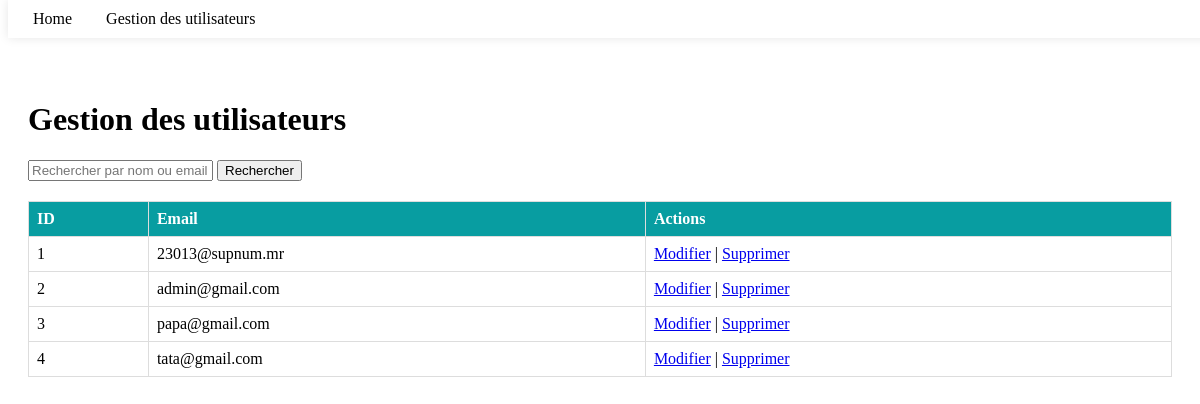
/users/, run on the app's committed database.
### myapp/models.py (models this page shows, shortened)
class MyUser(models.Model):
    email = models.EmailField(unique=True)
    password = models.CharField(max_length=128)
    is_admin = models.BooleanField(default=False)  # True pour l'administrateur, False pour un utilisateur simple

### myapp/views.py (the view)
# urls.py: path('users/', views.manage_users, name='manage_users'),
def manage_users(request):
    query = request.GET.get('q', '')  # Récupération de la recherche
    if query:
        users = MyUser.objects.filter(
            email__icontains=query) | MyUser.objects.filter(name__icontains=query)
    else:
        users = MyUser.objects.all()
    return render(request, 'manage_users.html', {'users': users, 'query': query})

### myapp/templates/manage_users.html (shortened to what this page needs)
<!DOCTYPE html>
<html lang="en">
<head>
    <link rel="stylesheet" href="https://cdnjs.cloudflare.com/ajax/libs/font-awesome/6.1.1/css/all.min.css">
</head>
<body>
    <div class="navbar">
        <a href="{% url 'admin_dashboard' %}">Home</a>
        <a href="{% url 'manage_users' %}">Gestion des utilisateurs</a>
    </div>
    <div class="content">
        <h1>Gestion des utilisateurs</h1>
        <form method="GET">
            <input type="text" name="q" placeholder="Rechercher par nom ou email" value="{{ query }}">
            <button type="submit">Rechercher</button>
        </form>
        <table>
            <thead>
                <tr>
                    <th>ID</th>
                    <th>Email</th>
                    <th>Actions</th>
                </tr>
            </thead>
            <tbody>
                {% for user in users %}
                <tr>
                    <td>{{ user.id }}</td>
                    <td>{{ user.email }}</td>
                    <td>
                        <a href="{% url 'update_user' user.id %}">Modifier</a> |
                        <a href="{% url 'delete_user' user.id %}">Supprimer</a>
                    </td>
                </tr>
                {% endfor %}
            </tbody>
        </table>
    </div>
</body>
</html>

### myapp/templates/manage_users.html (style rules this page uses)
table { width: 100%; border-collapse: collapse; margin: 20px 0; }
table, th, td { border: 1px solid #ddd; }
th, td { text-align: left; padding: 8px; }
th { background-color: #089da1; color: white; }
.navbar { position: fixed; width: 100%; top: 0; background-color: white; z-index: 1000; padding: 10px; box-shadow: 0 0 10px rgba(0, 0, 0, 0.1); }
.navbar a { margin: 0 15px; text-decoration: none; color: black; }
.content { margin-top: 60px; padding: 20px; }

### data on the page
MyUser: id "1", email "23013@supnum.mr"
MyUser: id "2", email "admin@gmail.com"
MyUser: id "3", email "papa@gmail.com"
MyUser: id "4", email "tata@gmail.com"
